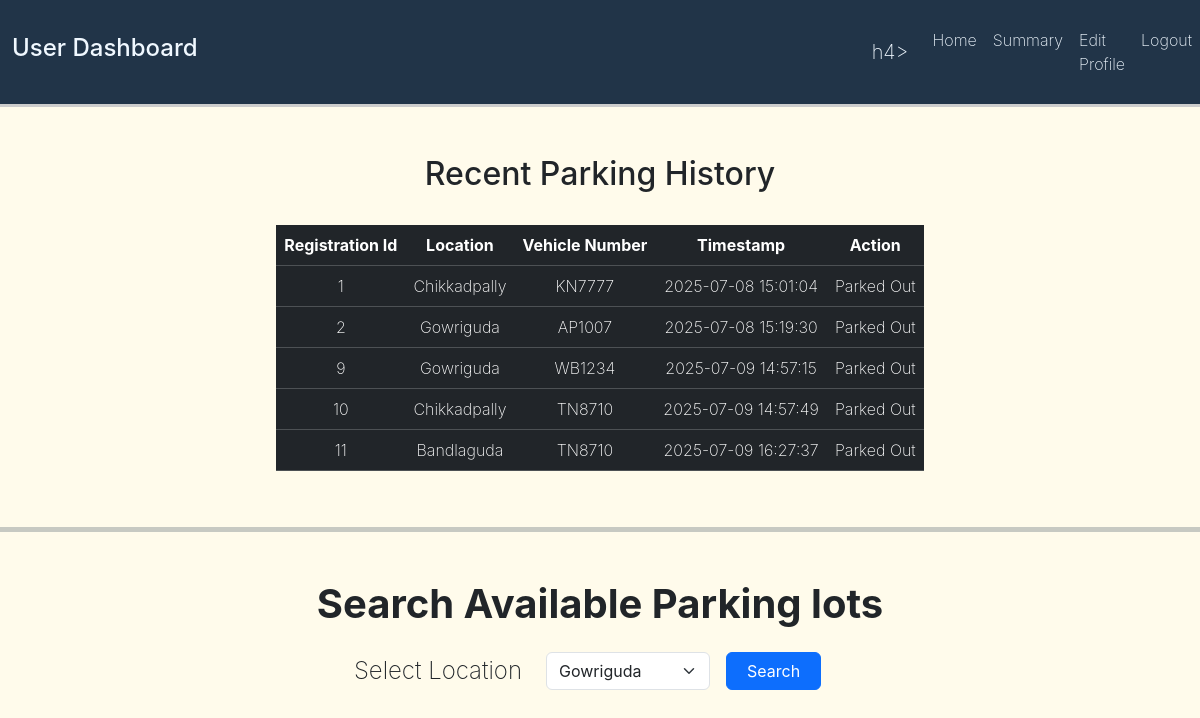
The app's page /user/home (signed in) with its own data.
### vehicle/models.py (models this page shows, shortened)
class Reservation(db.Model):
    r_id = db.Column(db.Integer(), primary_key = True)
    user_id = db.Column(db.Integer(), db.ForeignKey('user.id'))
    spot_id = db.Column(db.Integer(), db.ForeignKey('parking_spot.spot_id'))
    checkin_time = db.Column(db.DateTime, default = datetime.utcnow)
    checkout_time = db.Column(db.DateTime, nullable = False)
    actual_checkout_time = db.Column(db.DateTime)
    vehicle_model = db.Column(db.String(length=20), nullable = False)
    nameplate_num = db.Column(db.String(15), nullable=False)
    cost_per_unit = db.Column(db.Float, nullable = False)
    estimated_cost = db.Column(db.Float, nullable = True)
    final_cost = db.Column(db.Float, nullable=True)
    @property
    def total_cost(self):
        if not self.checkin_time:
            return 0
        if self.checkout_time:
            end_time = datetime.now()
        else:
            end_time = datetime.now()
        parking_duration = end_time - self.checkin_time
        hours = max(1, math.ceil(parking_duration.total_seconds() / 3600))
        return round(hours * self.cost_per_unit, 2)

class ParkingLot(db.Model):
    lot_id = db.Column(db.Integer(), primary_key = True)
    primary_location = db.Column(db.String(length=20), nullable = False)
    full_address = db.Column(db.String(length=50), nullable = False)
    pincode = db.Column(db.String(6), nullable = False)
    max_spots = db.Column(db.Integer(), nullable = False)
    cost_per_unit = db.Column(db.Integer(), nullable = False)
    parking_spots = db.relationship('ParkingSpot', backref = 'lot', lazy= True)

### vehicle/controllers/routes.py (the view, shortened to what this page needs)
@app.route('/user/home', methods=["GET", "POST"])
@login_required
@user_required
def user_home():
    form = SearchParkingLot()
    release_form = ReleaseSpotForm()
    reservations = Reservation.query.filter_by(user_id=current_user.id).all()
    areas = db.session.query(ParkingLot.primary_location).distinct().all()
    form.location.choices = [(area[0], area[0]) for area in areas]
    available_lots = None
    lot_info = []
    return render_template('user_dashboard/user_home.html', user=current_user, form=form, lots=lot_info, reservations = reservations, now=datetime.now(), datetime=datetime, release_form = release_form)

### vehicle/controllers/forms.py
class SearchParkingLot(FlaskForm):
    location = SelectField(label = 'Select Location', choices = [])
    submit = SubmitField(label="Search")

class ReleaseSpotForm(FlaskForm):
    r_id = HiddenField()
    submit = SubmitField(label='Release')

### vehicle/__init__.py (called while the page is built)
@login_manager.user_loader
def load_user(user_id):
    return User.query.get(int(user_id))

### vehicle/controllers/routes.py (called while the page is built)
def user_required(f):
    @wraps(f)
    def decorated_function(*args, **kwargs):
        if not current_user.is_authenticated:
            return redirect(url_for('login_page'))
        if current_user.is_admin:
            flash(f'You do not have permission to access this page!',category='danger')
            return redirect(url_for('admin_home'))
        return f(*args, **kwargs)
    return decorated_function

### vehicle/templates/user_dashboard/user_home.html (shortened to what this page needs)
{% extends "base.html" %}
{% block content %}
<div class="text-center">
    {% if reservations %}
    <div class="d-flex justify-content-center mt-5">
        <div class="w-auto">
            <h2 class="text-center">Recent Parking History</h2>
            <br>
            <table class="table table-hover table-dark" align="center">
                <thead>
                    <tr>
                        <th scope="col">Registration Id</th>
                        <th scope="col">Location</th>
                        <th scope="col">Vehicle Number</th>
                        <th scope="col">Timestamp</th>
                        <th scope="col">Action</th>
                    </tr>
                </thead>
                <tbody>
                    {% for reservation in reservations %}
                    <tr>
                        <td>{{ reservation.r_id}}</td>
                        <td>{{reservation.spot.lot.primary_location}}</td>
                        <td>{{reservation.nameplate_num}}</td>
                        <td>
                            {% if reservation.checkin_time %}
                            {{ reservation.checkin_time.strftime('%Y-%m-%d %H:%M:%S') }}
                            {% else %}
                            Not Available
                            {% endif %}
                        </td>
                        {% if reservation.actual_checkout_time %}
                        <td><label>Parked Out</label></td>
                        {% else %}
                        <td><button "btn btn-sm btn-dark" data-bs-toggle="modal"
                                data-bs-target="#releaseModal{{ reservation.r_id }}">Release Spot</button></td>
                        {% endif %}
                    </tr>
                    {% endfor %}
                </tbody>
            </table>
        </div>
    </div>
    {% else %}
    <h3>No recent parking history.</h3>
    {%endif %}
    <hr>
    <h1 class="mt-5 text-center">Search Available Parking lots</h1>
    <div class="form-container mt-4">
        <form action="{{ url_for('user_home') }}" method="POST"
            class="d-flex justify-content-center align-items-center gap-3">
            <span class="me-2 fs-4">{{ form.location.label(class="form-label m-0") }}</span>
            {{ form.location(class="form-select w-auto") }}
            {{ form.submit(class="btn btn-primary") }}
        </form>
    </div>
</div>
{% endblock %}

### vehicle/static/style.css (style rules this page uses)
body { background-color: #FFFBEB; font-family: "Inter", sans-serif; font-optical-sizing: auto; font-weight: 200; font-style: normal; }
h1 { font-weight: bold; }
.form-control, input { background-color: #FAF8F1; color: #1E2A38; border: 2px solid #3F6E8C; border-radius: 5px; padding: 10px; font-size: 1rem; }
.btn { padding-left: 4%; padding-right: 4%; margin-right: 25px; align-items: center; }
.form-container { display: flex; justify-content: center; align-items: center; width: 80%; margin: 0 auto; }
.form-container form { width: 100%; max-width: 500px; }
hr { background-color: #213448; height: 5px; border: none; margin: 40px 0; }

### records on screen
Reservation: r_id "1", spot.lot.primary_location "Chikkadpally", nameplate_num "KN7777", checkin_time "2025-07-08 15:01:04", shows "Parked Out"
Reservation: r_id "2", spot.lot.primary_location "Gowriguda", nameplate_num "AP1007", checkin_time "2025-07-08 15:19:30", shows "Parked Out"
Reservation: r_id "9", spot.lot.primary_location "Gowriguda", nameplate_num "WB1234", checkin_time "2025-07-09 14:57:15", shows "Parked Out"
Reservation: r_id "10", spot.lot.primary_location "Chikkadpally", nameplate_num "TN8710", checkin_time "2025-07-09 14:57:49", shows "Parked Out"
Reservation: r_id "11", spot.lot.primary_location "Bandlaguda", nameplate_num "TN8710", checkin_time "2025-07-09 16:27:37", shows "Parked Out"
